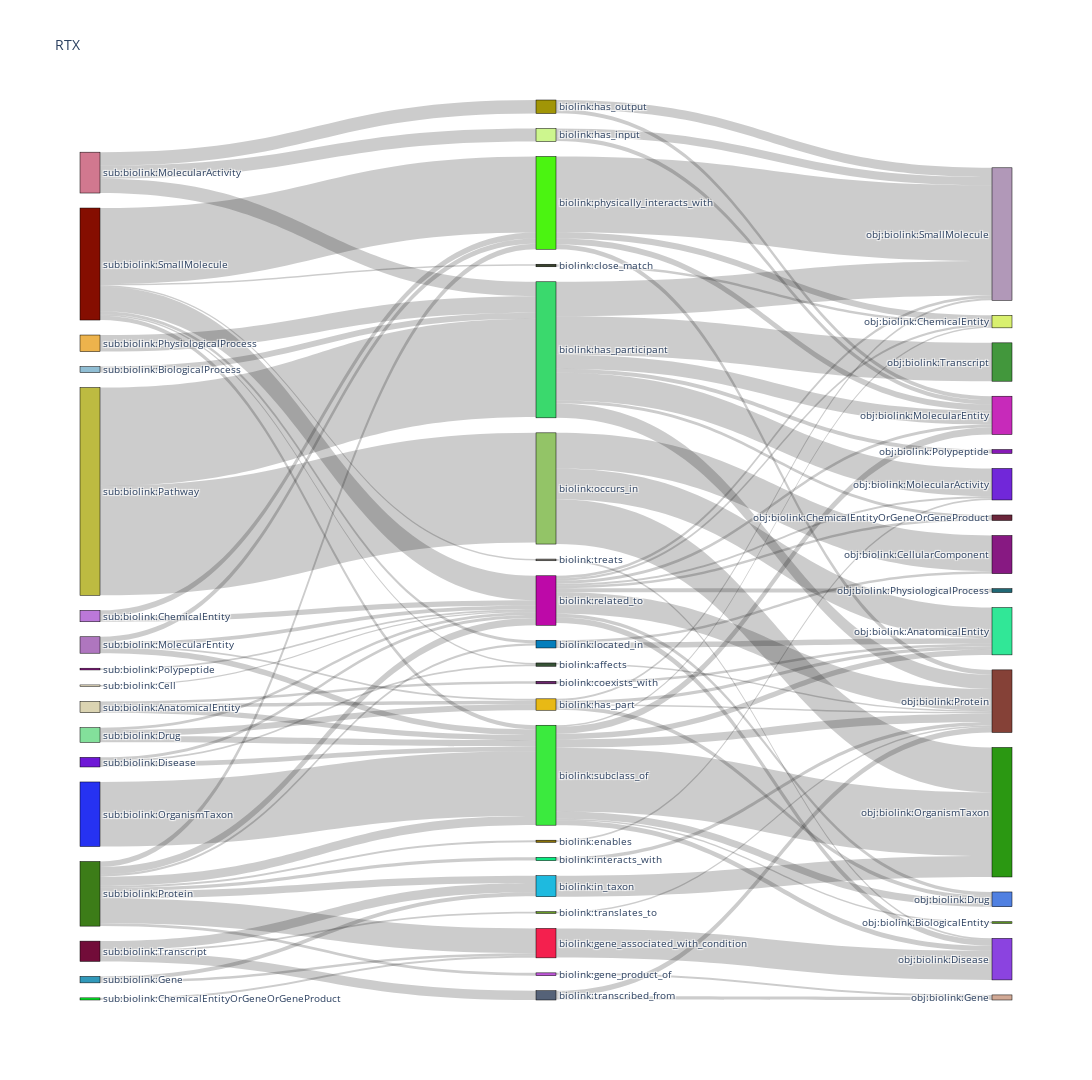
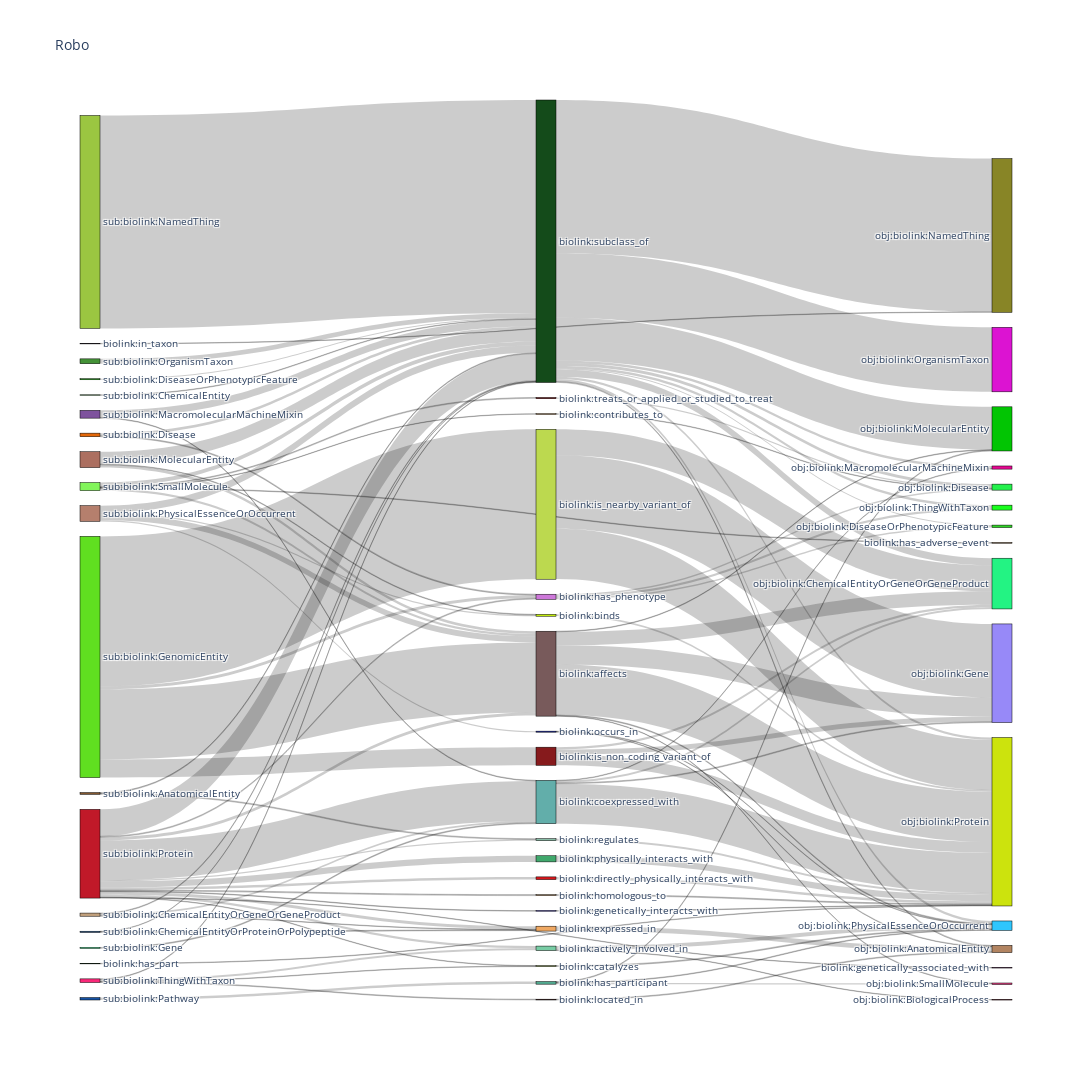
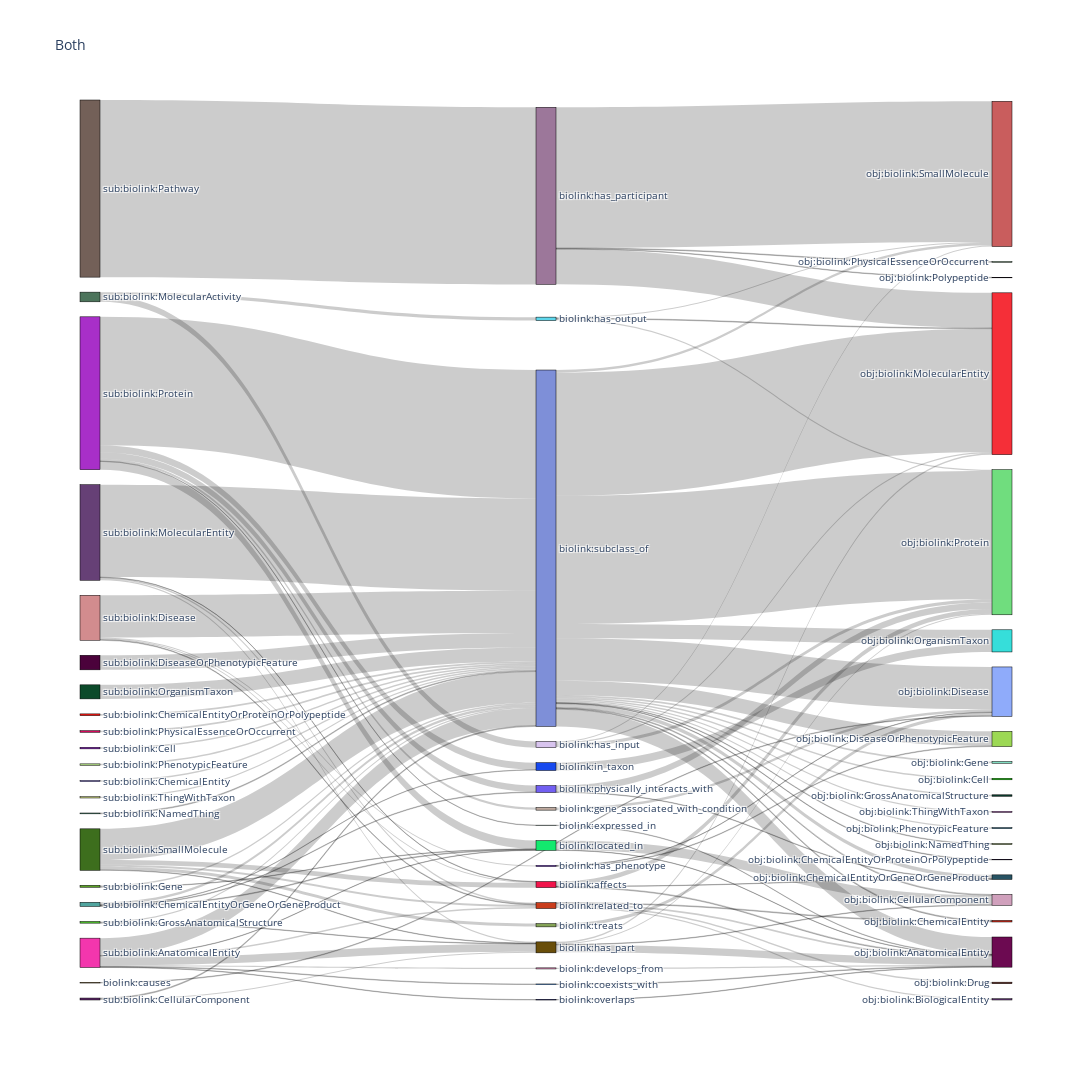
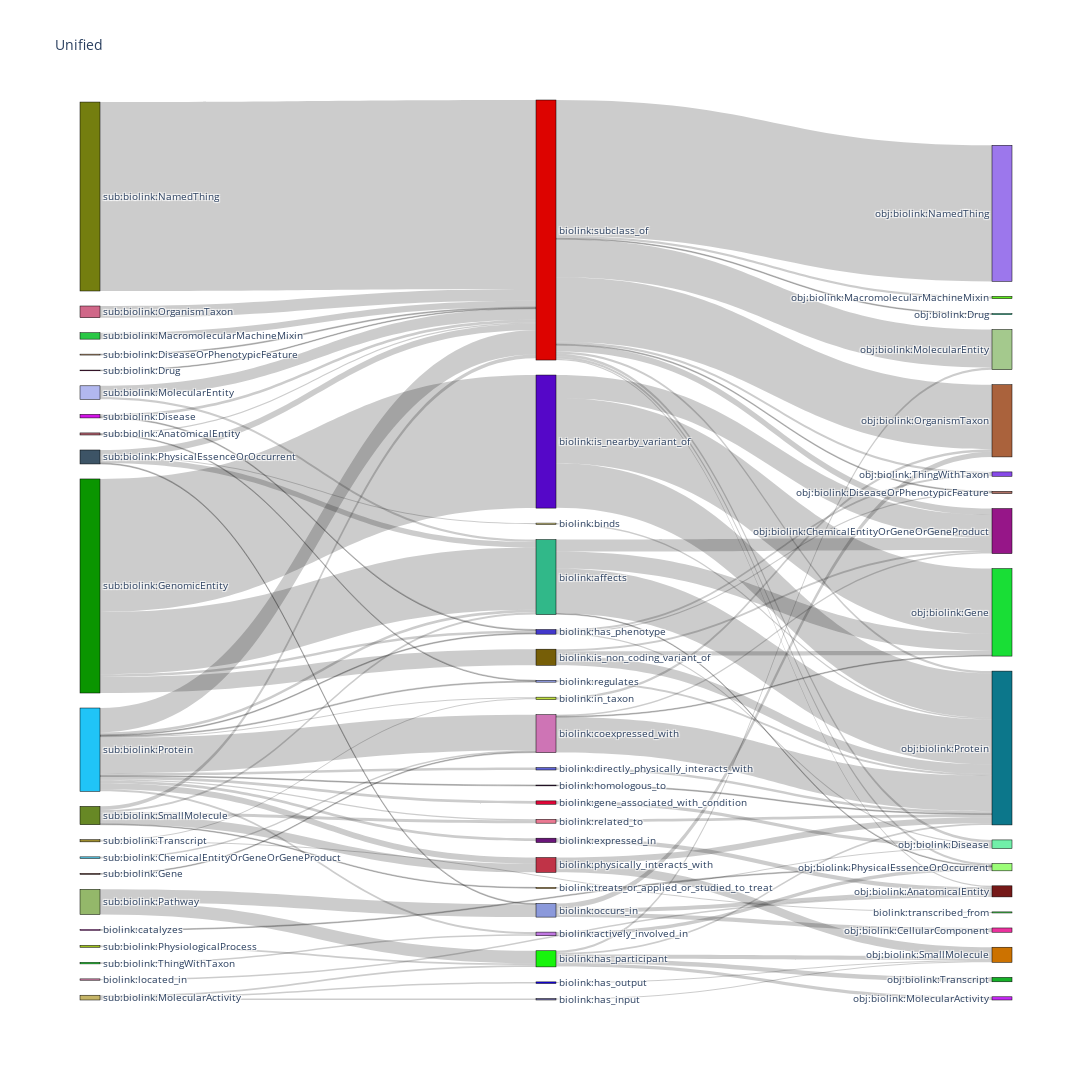

Notebook source saved alongside these figures, in order:
### Markdown cell above
OK it looks like Robokop has tons of biolink `subclass_of` and `is_nearby_variant_of` edges. Also 18M `affects`. RTX on the other hand appears to be heavier on `has_participant` and `occurs_in`

## Doing some plotting. Let's get a correlation matrix of categories in the 4 variants (rtx, robo, overlap, union)

I want to see which categories of nodes are connected with each other. For that I need to join the node categories on the edges dataframe to then the correlation matrix

### Code cell
def get_category_connections(edges: ps.sql.DataFrame, nodes: ps.sql.DataFrame):
    categories = nodes.select("id", "category")
    edges = edges.join(categories.withColumnsRenamed({"id": "subject", "category": "subj_category"}), "subject", "left")
    edges = edges.join(categories.withColumnsRenamed({"id": "object", "category": "obj_category"}), "object", "left")
    # join the nodes dataframe on the subject column of the edges dataframe
    return edges.select("subject", "predicate", "object", "subj_category", "obj_category")


def get_sankey_data_for_kg(edges: ps.sql.DataFrame, nodes: ps.sql.DataFrame) -> pd.DataFrame:
    df = get_category_connections(edges, nodes)
    # preparing sankey diagram data
    df = (df
          .withColumn("subj_category", f.concat(f.lit("sub:"), f.col("subj_category")))
          .withColumn("obj_category", f.concat(f.lit("obj:"), f.col("obj_category")))
    )
    first_level = df.groupBy("subj_category","predicate").count().withColumnsRenamed({"subj_category": "source", "predicate": "sink", "count": "value"})
    second_level = df.groupBy("predicate", "obj_category").count().withColumnsRenamed({"predicate": "source", "obj_category": "sink", "count": "value"})
    return first_level.union(second_level).orderBy("value", ascending=False).toPandas()

import plotly.graph_objects as go
import pandas as pd
import numpy as np

def create_sankey_diagram(df, title):
    # Prepare the data
    all_nodes = pd.concat([df['source'], df['sink']]).unique()
    node_indices = {node: index for index, node in enumerate(all_nodes)}

    # Create color scale
    n_colors = len(all_nodes)
    colors = [f'rgb({r},{g},{b})' for r, g, b in np.random.randint(0, 255, size=(n_colors, 3))]

    # Prepare the Sankey diagram data
    link_source = [node_indices[source] for source in df['source']]
    link_target = [node_indices[sink] for sink in df['sink']]
    link_value = df['value']

    # Create the figure
    fig = go.Figure(data=[go.Sankey(
        node = dict(
          pad = 15,
          thickness = 20,
          line = dict(color = "black", width = 0.5),
          label = list(all_nodes),
          color = colors
        ),
        link = dict(
          source = link_source,
          target = link_target,
          value = link_value
    ))])

    # Update the layout
    fig.update_layout(title_text=title, font_size=10, width=1920, height=800)

    return fig

def plot_sankey_for_kg(edges: ps.sql.DataFrame, nodes: ps.sql.DataFrame, title: str, max_categories: int = 100):
    sankey_data = get_sankey_data_for_kg(edges, nodes)
    fig = create_sankey_diagram(sankey_data[:max_categories], title)
    fig.show()

plot_sankey_for_kg(edges_in_robo, nodes_in_robo, "Robo")
# plot_sankey_for_kg(edges_in_rtx, nodes_in_rtx, "RTX")
# plot_sankey_for_kg(edges_in_both, nodes_in_both, "Both")
# plot_sankey_for_kg(unified_edges, unified_nodes, "Unified")

### Figure 1 — Plotly figure (JSON) as saved in the notebook; plotly's stock layout.template omitted (floating-point values rounded to 4 significant figures)
{"data": [{"link": {"source": [0, 0, 1, 2, 3, 4, 5, 6, 5, 6, 5, 7, 6, 8, 1, 9, 10, 11, 6, 12, 6, 12, 12, 13, 14, 14, 8, 4, 15, 8, 8, 4, 4, 16, 17, 2, 2, 18, 16, 9, 19, 20, 8, 4, 21, 17, 19, 22, 23, 4, 2, 15, 1, 24, 9, 13, 6, 25, 19, 9, 22, 25, 26, 8, 20, 1, 23, 6, 9, 8, 9, 27, 22, 9, 28, 16, 24, 21, 8, 9, 8, 29, 9, 25, 19, 30, 31, 32, 33, 25, 14, 23, 1, 4, 4, 34, 35, 36, 1, 1], "target": [5, 6, 2, 37, 4, 38, 38, 39, 40, 37, 41, 42, 43, 7, 9, 44, 38, 6, 44, 6, 45, 13, 15, 37, 20, 10, 4, 44, 37, 9, 10, 46, 45, 4, 2, 47, 45, 6, 25, 42, 4, 44, 2, 41, 41, 9, 2, 4, 4, 42, 44, 45, 4, 10, 48, 45, 49, 46, 9, 46, 25, 41, 44, 26, 50, 21, 9, 51, 45, 30, 37, 41, 27, 51, 47, 9, 7, 40, 21, 47, 32, 7, 43, 37, 25, 50, 9, 43, 42, 44, 34, 36, 36, 52, 47, 44, 9, 44, 28, 33], "value": [3036094, 2723382, 2104122, 2099970, 1788480, 1766371, 1239442, 1063314, 990239, 956647, 852989, 808136, 769428, 687661, 677254, 595240, 583600, 459380, 398556, 398142, 393253, 372651, 361777, 257350, 257219, 257219, 251208, 235083, 228613, 203970, 203954, 201347, 195072, 173216, 170580, 170078, 168951, 164797, 163118, 159552, 155201, 154486, 150966, 148407, 146771, 145981, 144703, 142748, 137002, 136669, 131480, 117086, 115979, 110028, 108610, 108086, 108010, 106767, 101824, 101569, 98385, 91814, 91373, 89522, 87974, 83740, 83196, 82155, 79985, 79188, 74905, 71497, 71439, 70615, 70465, 70039, 69306, 67199, 64825, 64181, 59932, 59332, 57129, 55532, 54380, 52721, 47903, 47694, 47621, 47468, 47330, 46284, 45109, 44723, 42890, 41394, 41005, 39921, 39319, 38826]}, "node": {"color": ["rgb(189,187,65)", "rgb(133,14,1)", "rgb(75,244,17)", "rgb(38,50,242)", "rgb(59,234,62)", "rgb(147,196,103)", "rgb(58,217,109)", "rgb(244,32,78)", "rgb(60,124,24)", "rgb(189,9,168)", "rgb(30,186,223)", "rgb(237,179,76)", "rgb(209,120,143)", "rgb(161,149,6)", "rgb(114,12,57)", "rgb(205,246,142)", "rgb(131,224,155)", "rgb(187,120,217)", "rgb(144,190,212)", "rgb(175,118,191)", "rgb(85,98,120)", "rgb(4,126,188)", "rgb(219,212,178)", "rgb(110,24,214)", "rgb(49,153,186)", "rgb(232,185,21)", "rgb(10,235,128)", "rgb(109,38,111)", "rgb(58,68,45)", "rgb(5,232,37)", "rgb(191,87,216)", "rgb(142,15,137)", "rgb(137,113,7)", "rgb(135,132,124)", "rgb(103,154,37)", "rgb(251,239,208)", "rgb(55,82,54)", "rgb(177,152,184)", "rgb(43,152,18)", "rgb(66,151,60)", "rgb(135,25,130)", "rgb(49,231,151)", "rgb(139,67,224)", "rgb(113,39,217)", "rgb(133,65,55)", "rgb(199,42,186)", "rgb(80,128,225)", "rgb(217,240,111)", "rgb(32,104,117)", "rgb(135,26,182)", "rgb(209,169,149)", "rgb(106,37,58)", "rgb(87,141,32)"], "label": ["sub:biolink:Pathway", "sub:biolink:SmallMolecule", "biolink:physically_interacts_with", "sub:biolink:OrganismTaxon", "biolink:subclass_of", "biolink:occurs_in", "biolink:has_participant", "biolink:gene_associated_with_condition", "sub:biolink:Protein", "biolink:related_to", "biolink:in_taxon", "sub:biolink:PhysiologicalProcess", "sub:biolink:MolecularActivity", "biolink:has_output", "sub:biolink:Transcript", "biolink:has_input", "sub:biolink:Drug", "sub:biolink:ChemicalEntity", "sub:biolink:BiologicalProcess", "sub:biolink:MolecularEntity", "biolink:transcribed_from", "biolink:located_in", "sub:biolink:AnatomicalEntity", "sub:biolink:Disease", "sub:biolink:Gene", "biolink:has_part", "biolink:interacts_with", "biolink:coexists_with", "biolink:close_match", "sub:biolink:ChemicalEntityOrGeneOrGeneProduct", "biolink:gene_product_of", "sub:biolink:Polypeptide", "biolink:enables", "biolink:treats", "biolink:translates_to", "sub:biolink:Cell", "biolink:affects", "obj:biolink:SmallMolecule", "obj:biolink:OrganismTaxon", "obj:biolink:Transcript", "obj:biolink:CellularComponent", "obj:biolink:AnatomicalEntity", "obj:biolink:Disease", "obj:biolink:MolecularActivity", "obj:biolink:Protein", "obj:biolink:MolecularEntity", "obj:biolink:Drug", "obj:biolink:ChemicalEntity", "obj:biolink:PhysiologicalProcess", "obj:biolink:Polypeptide", "obj:biolink:Gene", "obj:biolink:ChemicalEntityOrGeneOrGeneProduct", "obj:biolink:BiologicalEntity"], "line": {"color": "black", "width": 0.5}, "pad": 15, "thickness": 20}, "type": "sankey"}], "layout": {"font": {"size": 10}, "height": 1080, "title": {"text": "RTX"}, "width": 1920}}

### Figure 2 — Plotly figure (JSON) as saved in the notebook; plotly's stock layout.template omitted (floating-point values rounded to 4 significant figures)
{"data": [{"link": {"source": [0, 1, 2, 3, 2, 1, 4, 3, 1, 5, 6, 5, 3, 4, 2, 4, 7, 8, 9, 10, 1, 9, 11, 5, 8, 12, 13, 14, 15, 5, 5, 2, 1, 16, 7, 5, 1, 17, 1, 18, 1, 8, 1, 19, 5, 15, 20, 21, 6, 22, 23, 19, 19, 24, 9, 25, 5, 9, 26, 1, 5, 27, 17, 28, 5, 29, 1, 30, 6, 15, 4, 29, 31, 25, 32, 21, 22, 7, 25, 15, 22, 4, 10, 6, 5, 33, 34, 35, 36, 37, 22, 5, 21, 37, 4, 38, 5, 14, 32, 15], "target": [1, 39, 3, 40, 4, 41, 42, 42, 43, 6, 42, 1, 44, 40, 8, 44, 1, 42, 1, 1, 44, 4, 42, 11, 40, 45, 1, 46, 1, 12, 4, 19, 47, 42, 4, 16, 48, 1, 49, 25, 46, 44, 42, 48, 14, 4, 42, 6, 44, 14, 42, 50, 47, 47, 23, 51, 20, 37, 1, 50, 27, 42, 19, 46, 19, 20, 45, 6, 40, 24, 46, 1, 45, 43, 12, 1, 31, 23, 46, 52, 1, 43, 6, 49, 33, 42, 1, 47, 42, 45, 28, 28, 12, 46, 51, 39, 53, 54, 1, 35], "value": [45243392, 32571757, 31864140, 15636968, 14909948, 13708679, 10694961, 10679440, 9082167, 8492314, 8492314, 5734309, 5490997, 4065024, 3858701, 2876614, 2632409, 2300068, 1559377, 1535295, 1521850, 1314082, 1304632, 1304625, 1062539, 1038797, 1037029, 856278, 825097, 669861, 626529, 625101, 608686, 582857, 579313, 577823, 561146, 554476, 545365, 524706, 505770, 492740, 490958, 490203, 482298, 477113, 445810, 397024, 397024, 377394, 358958, 310621, 286574, 268333, 248629, 230086, 225274, 221513, 218507, 216593, 210770, 210770, 206164, 204228, 203347, 200041, 196324, 189018, 189018, 188906, 180912, 177983, 175176, 170457, 168352, 167743, 157686, 150908, 147504, 136917, 132720, 129000, 124210, 124210, 123640, 123267, 121458, 116062, 111692, 111281, 110513, 108184, 104710, 104265, 99694, 97610, 96873, 96694, 92817, 92083]}, "node": {"color": ["rgb(155,198,65)", "rgb(20,75,26)", "rgb(96,223,32)", "rgb(188,217,79)", "rgb(120,90,91)", "rgb(192,25,41)", "rgb(98,174,170)", "rgb(172,111,96)", "rgb(134,26,28)", "rgb(181,127,109)", "rgb(126,82,157)", "rgb(64,168,108)", "rgb(239,168,98)", "rgb(68,146,55)", "rgb(120,204,164)", "rgb(130,245,91)", "rgb(214,23,28)", "rgb(227,103,8)", "rgb(23,83,165)", "rgb(205,120,217)", "rgb(138,189,167)", "rgb(193,160,124)", "rgb(249,40,121)", "rgb(198,239,13)", "rgb(130,23,24)", "rgb(83,171,145)", "rgb(26,182,14)", "rgb(193,152,104)", "rgb(147,168,88)", "rgb(129,87,48)", "rgb(24,239,129)", "rgb(102,55,54)", "rgb(42,94,151)", "rgb(38,21,216)", "rgb(160,233,154)", "rgb(182,109,26)", "rgb(43,189,51)", "rgb(21,37,172)", "rgb(73,30,86)", "rgb(136,133,38)", "rgb(151,137,248)", "rgb(220,19,210)", "rgb(204,227,13)", "rgb(2,197,3)", "rgb(35,243,131)", "rgb(178,132,97)", "rgb(47,198,253)", "rgb(36,241,76)", "rgb(25,254,29)", "rgb(228,9,145)", "rgb(46,212,37)", "rgb(224,63,129)", "rgb(146,102,50)", "rgb(120,4,105)", "rgb(159,6,31)"], "label": ["sub:biolink:NamedThing", "biolink:subclass_of", "sub:biolink:GenomicEntity", "biolink:is_nearby_variant_of", "biolink:affects", "sub:biolink:Protein", "biolink:coexpressed_with", "sub:biolink:MolecularEntity", "biolink:is_non_coding_variant_of", "sub:biolink:PhysicalEssenceOrOccurrent", "sub:biolink:MacromolecularMachineMixin", "biolink:physically_interacts_with", "biolink:expressed_in", "sub:biolink:OrganismTaxon", "biolink:actively_involved_in", "sub:biolink:SmallMolecule", "biolink:directly_physically_interacts_with", "sub:biolink:Disease", "sub:biolink:Pathway", "biolink:has_phenotype", "biolink:regulates", "sub:biolink:ChemicalEntityOrGeneOrGeneProduct", "sub:biolink:ThingWithTaxon", "biolink:binds", "biolink:treats_or_applied_or_studied_to_treat", "biolink:has_participant", "sub:biolink:DiseaseOrPhenotypicFeature", "biolink:homologous_to", "biolink:catalyzes", "sub:biolink:AnatomicalEntity", "sub:biolink:Gene", "biolink:located_in", "sub:biolink:ChemicalEntityOrProteinOrPolypeptide", "biolink:genetically_interacts_with", "sub:biolink:ChemicalEntity", "biolink:contributes_to", "biolink:has_part", "biolink:occurs_in", "biolink:in_taxon", "obj:biolink:NamedThing", "obj:biolink:Gene", "obj:biolink:OrganismTaxon", "obj:biolink:Protein", "obj:biolink:MolecularEntity", "obj:biolink:ChemicalEntityOrGeneOrGeneProduct", "obj:biolink:AnatomicalEntity", "obj:biolink:PhysicalEssenceOrOccurrent", "obj:biolink:Disease", "obj:biolink:ThingWithTaxon", "obj:biolink:MacromolecularMachineMixin", "obj:biolink:DiseaseOrPhenotypicFeature", "obj:biolink:SmallMolecule", "biolink:has_adverse_event", "biolink:genetically_associated_with", "obj:biolink:BiologicalProcess"], "line": {"color": "black", "width": 0.5}, "pad": 15, "thickness": 20}, "type": "sankey"}], "layout": {"font": {"size": 10}, "height": 1080, "title": {"text": "Robo"}, "width": 1920}}

### Figure 3 — Plotly figure (JSON) as saved in the notebook; plotly's stock layout.template omitted (floating-point values rounded to 4 significant figures)
{"data": [{"link": {"source": [0, 1, 2, 3, 3, 4, 3, 5, 1, 6, 7, 3, 8, 3, 3, 9, 10, 2, 11, 7, 12, 2, 13, 2, 14, 15, 6, 3, 14, 16, 17, 6, 18, 19, 3, 2, 6, 20, 21, 3, 22, 4, 23, 20, 3, 24, 7, 12, 3, 25, 26, 27, 28, 20, 3, 29, 16, 3, 4, 30, 5, 7, 27, 5, 12, 31, 16, 31, 3, 3, 15, 32, 20, 19, 27, 1, 5, 33, 3, 19, 34, 7, 1, 35, 3, 13, 12, 7, 29, 36, 24, 6, 37, 33, 2, 4, 7, 15, 19, 10], "target": [1, 38, 3, 39, 40, 3, 41, 3, 40, 3, 3, 42, 3, 43, 44, 3, 45, 10, 44, 12, 42, 11, 39, 13, 16, 39, 15, 46, 27, 39, 41, 17, 41, 3, 38, 18, 20, 42, 3, 47, 3, 20, 3, 48, 49, 3, 20, 40, 50, 3, 3, 39, 3, 51, 52, 3, 40, 53, 12, 42, 33, 30, 38, 15, 39, 12, 38, 3, 45, 54, 42, 3, 54, 10, 40, 55, 20, 43, 56, 13, 41, 35, 57, 42, 58, 46, 45, 36, 12, 42, 10, 12, 42, 41, 37, 15, 10, 46, 11, 42], "value": [243283, 193247, 176302, 176040, 169379, 126927, 58337, 57868, 48240, 42813, 23991, 23722, 20031, 19963, 19615, 19297, 13018, 11403, 10807, 10763, 10041, 9714, 8901, 8811, 8519, 6545, 6421, 5130, 4769, 4555, 4549, 4123, 3641, 3509, 3413, 3196, 2986, 2528, 2472, 2414, 2227, 2211, 2135, 2135, 2094, 2067, 2054, 2029, 2011, 2001, 1910, 1811, 1773, 1764, 1695, 1692, 1688, 1685, 1641, 1528, 1523, 1516, 1512, 1482, 1462, 1426, 1384, 1264, 1252, 1180, 1158, 1151, 1071, 969, 958, 926, 898, 865, 818, 804, 784, 782, 776, 770, 748, 690, 687, 643, 637, 631, 613, 610, 566, 545, 520, 515, 514, 504, 492, 480]}, "node": {"color": ["rgb(115,96,88)", "rgb(156,119,154)", "rgb(168,47,200)", "rgb(126,143,216)", "rgb(102,64,118)", "rgb(210,140,142)", "rgb(61,110,29)", "rgb(243,54,173)", "rgb(75,2,59)", "rgb(12,74,42)", "rgb(19,233,110)", "rgb(23,73,238)", "rgb(105,78,10)", "rgb(113,95,241)", "rgb(76,116,91)", "rgb(241,20,75)", "rgb(216,196,238)", "rgb(132,163,86)", "rgb(192,171,160)", "rgb(80,165,159)", "rgb(201,61,28)", "rgb(247,22,17)", "rgb(212,10,93)", "rgb(128,21,186)", "rgb(90,160,37)", "rgb(175,218,131)", "rgb(168,155,246)", "rgb(94,215,236)", "rgb(196,206,126)", "rgb(80,195,46)", "rgb(241,151,200)", "rgb(91,36,104)", "rgb(114,206,171)", "rgb(106,43,211)", "rgb(235,181,87)", "rgb(10,107,222)", "rgb(6,12,211)", "rgb(132,161,153)", "rgb(201,93,93)", "rgb(112,221,126)", "rgb(245,47,56)", "rgb(143,171,250)", "rgb(108,10,81)", "rgb(156,216,84)", "rgb(54,222,218)", "rgb(208,160,188)", "rgb(39,83,99)", "rgb(129,221,193)", "rgb(107,48,39)", "rgb(21,224,5)", "rgb(10,59,44)", "rgb(102,56,121)", "rgb(202,124,211)", "rgb(82,146,177)", "rgb(210,45,29)", "rgb(111,167,122)", "rgb(82,123,3)", "rgb(195,91,206)", "rgb(120,18,233)"], "label": ["sub:biolink:Pathway", "biolink:has_participant", "sub:biolink:Protein", "biolink:subclass_of", "sub:biolink:MolecularEntity", "sub:biolink:Disease", "sub:biolink:SmallMolecule", "sub:biolink:AnatomicalEntity", "sub:biolink:DiseaseOrPhenotypicFeature", "sub:biolink:OrganismTaxon", "biolink:located_in", "biolink:in_taxon", "biolink:has_part", "biolink:physically_interacts_with", "sub:biolink:MolecularActivity", "biolink:affects", "biolink:has_input", "biolink:treats", "biolink:gene_associated_with_condition", "sub:biolink:ChemicalEntityOrGeneOrGeneProduct", "biolink:related_to", "sub:biolink:ChemicalEntityOrProteinOrPolypeptide", "sub:biolink:PhysicalEssenceOrOccurrent", "sub:biolink:Cell", "sub:biolink:Gene", "sub:biolink:PhenotypicFeature", "sub:biolink:ChemicalEntity", "biolink:has_output", "sub:biolink:ThingWithTaxon", "sub:biolink:GrossAnatomicalStructure", "biolink:develops_from", "sub:biolink:CellularComponent", "sub:biolink:NamedThing", "biolink:has_phenotype", "biolink:causes", "biolink:coexists_with", "biolink:overlaps", "biolink:expressed_in", "obj:biolink:SmallMolecule", "obj:biolink:Protein", "obj:biolink:MolecularEntity", "obj:biolink:Disease", "obj:biolink:AnatomicalEntity", "obj:biolink:DiseaseOrPhenotypicFeature", "obj:biolink:OrganismTaxon", "obj:biolink:CellularComponent", "obj:biolink:ChemicalEntityOrGeneOrGeneProduct", "obj:biolink:Gene", "obj:biolink:Drug", "obj:biolink:Cell", "obj:biolink:GrossAnatomicalStructure", "obj:biolink:BiologicalEntity", "obj:biolink:ThingWithTaxon", "obj:biolink:PhenotypicFeature", "obj:biolink:ChemicalEntity", "obj:biolink:PhysicalEssenceOrOccurrent", "obj:biolink:NamedThing", "obj:biolink:Polypeptide", "obj:biolink:ChemicalEntityOrProteinOrPolypeptide"], "line": {"color": "black", "width": 0.5}, "pad": 15, "thickness": 20}, "type": "sankey"}], "layout": {"font": {"size": 10}, "height": 1080, "title": {"text": "Both"}, "width": 1920}}

### Figure 4 — Plotly figure (JSON) as saved in the notebook; plotly's stock layout.template omitted (floating-point values rounded to 4 significant figures)
{"data": [{"link": {"source": [0, 1, 2, 3, 1, 2, 4, 3, 1, 5, 6, 5, 3, 4, 2, 7, 7, 4, 8, 9, 10, 11, 12, 13, 14, 1, 5, 12, 13, 15, 16, 10, 17, 15, 16, 15, 11, 18, 19, 16, 5, 1, 11, 5, 20, 21, 5, 2, 22, 23, 9, 5, 1, 1, 1, 11, 16, 1, 5, 10, 24, 25, 26, 27, 16, 28, 6, 29, 27, 27, 30, 31, 1, 24, 24, 32, 33, 34, 35, 35, 5, 13, 5, 36, 5, 21, 37, 1, 13, 5, 38, 39, 5, 1, 32, 40, 6, 11, 4, 41], "target": [1, 42, 3, 43, 44, 4, 45, 45, 46, 6, 45, 1, 47, 43, 10, 15, 16, 47, 1, 1, 45, 12, 48, 1, 1, 47, 12, 45, 4, 44, 49, 43, 50, 51, 48, 50, 1, 52, 53, 54, 19, 53, 20, 17, 45, 1, 4, 24, 44, 45, 4, 23, 55, 45, 56, 4, 46, 52, 18, 47, 55, 16, 45, 16, 45, 6, 47, 18, 33, 36, 45, 50, 50, 57, 53, 1, 48, 53, 58, 22, 20, 30, 22, 48, 26, 24, 1, 57, 15, 38, 45, 52, 24, 59, 26, 6, 43, 34, 52, 1], "value": [45247562, 32588755, 31864140, 15636968, 15455435, 14909948, 10728337, 10679440, 9107860, 8492314, 8492314, 5809215, 5490997, 4068076, 3858701, 3038057, 3004805, 2879455, 2806212, 2660683, 2300068, 2104122, 2099970, 1559914, 1535320, 1525147, 1446780, 1427211, 1314270, 1239485, 1063314, 1062539, 1042660, 1020084, 993486, 964265, 898263, 856278, 808537, 769433, 688162, 687020, 684508, 675066, 660955, 633627, 633374, 625101, 600198, 582857, 581083, 577823, 561469, 550001, 545368, 515801, 515470, 505838, 498424, 492740, 490757, 459380, 445810, 400167, 398781, 397024, 397024, 377394, 376878, 366549, 358958, 321467, 321010, 315752, 297980, 296740, 280705, 268333, 257219, 257219, 254797, 248629, 246652, 246600, 225274, 224741, 223826, 221838, 221513, 210770, 210770, 204228, 203347, 201527, 200041, 189018, 189018, 188906, 180914, 176513]}, "node": {"color": ["rgb(116,126,15)", "rgb(221,3,0)", "rgb(10,149,0)", "rgb(85,7,200)", "rgb(49,184,137)", "rgb(32,196,247)", "rgb(206,116,181)", "rgb(148,184,106)", "rgb(208,103,136)", "rgb(178,184,239)", "rgb(118,94,7)", "rgb(103,136,37)", "rgb(192,51,71)", "rgb(61,84,102)", "rgb(42,200,70)", "rgb(139,153,219)", "rgb(24,244,13)", "rgb(106,21,122)", "rgb(192,119,225)", "rgb(222,6,55)", "rgb(234,121,146)", "rgb(211,19,231)", "rgb(191,222,64)", "rgb(96,100,214)", "rgb(66,56,203)", "rgb(156,191,26)", "rgb(150,162,234)", "rgb(197,180,102)", "rgb(86,199,228)", "rgb(37,231,57)", "rgb(218,208,134)", "rgb(206,125,164)", "rgb(176,96,109)", "rgb(20,2,235)", "rgb(220,177,87)", "rgb(157,140,45)", "rgb(119,115,172)", "rgb(254,202,155)", "rgb(71,21,78)", "rgb(216,56,211)", "rgb(91,21,15)", "rgb(210,28,138)", "rgb(156,119,236)", "rgb(25,222,54)", "rgb(170,98,60)", "rgb(12,119,139)", "rgb(164,201,141)", "rgb(150,22,136)", "rgb(204,114,0)", "rgb(22,177,40)", "rgb(117,25,24)", "rgb(235,50,158)", "rgb(156,254,120)", "rgb(113,239,169)", "rgb(197,41,244)", "rgb(135,74,231)", "rgb(93,234,26)", "rgb(175,112,101)", "rgb(77,235,88)", "rgb(4,238,167)"], "label": ["sub:biolink:NamedThing", "biolink:subclass_of", "sub:biolink:GenomicEntity", "biolink:is_nearby_variant_of", "biolink:affects", "sub:biolink:Protein", "biolink:coexpressed_with", "sub:biolink:Pathway", "sub:biolink:OrganismTaxon", "sub:biolink:MolecularEntity", "biolink:is_non_coding_variant_of", "sub:biolink:SmallMolecule", "biolink:physically_interacts_with", "sub:biolink:PhysicalEssenceOrOccurrent", "sub:biolink:MacromolecularMachineMixin", "biolink:occurs_in", "biolink:has_participant", "biolink:expressed_in", "biolink:actively_involved_in", "biolink:gene_associated_with_condition", "biolink:related_to", "sub:biolink:Disease", "biolink:in_taxon", "biolink:directly_physically_interacts_with", "biolink:has_phenotype", "sub:biolink:PhysiologicalProcess", "biolink:regulates", "sub:biolink:MolecularActivity", "sub:biolink:ChemicalEntityOrGeneOrGeneProduct", "sub:biolink:ThingWithTaxon", "biolink:binds", "biolink:located_in", "sub:biolink:AnatomicalEntity", "biolink:has_output", "biolink:treats_or_applied_or_studied_to_treat", "sub:biolink:Transcript", "biolink:has_input", "sub:biolink:DiseaseOrPhenotypicFeature", "biolink:homologous_to", "biolink:catalyzes", "sub:biolink:Gene", "sub:biolink:Drug", "obj:biolink:NamedThing", "obj:biolink:Gene", "obj:biolink:OrganismTaxon", "obj:biolink:Protein", "obj:biolink:MolecularEntity", "obj:biolink:ChemicalEntityOrGeneOrGeneProduct", "obj:biolink:SmallMolecule", "obj:biolink:Transcript", "obj:biolink:AnatomicalEntity", "obj:biolink:CellularComponent", "obj:biolink:PhysicalEssenceOrOccurrent", "obj:biolink:Disease", "obj:biolink:MolecularActivity", "obj:biolink:ThingWithTaxon", "obj:biolink:MacromolecularMachineMixin", "obj:biolink:DiseaseOrPhenotypicFeature", "biolink:transcribed_from", "obj:biolink:Drug"], "line": {"color": "black", "width": 0.5}, "pad": 15, "thickness": 20}, "type": "sankey"}], "layout": {"font": {"size": 10}, "height": 1080, "title": {"text": "Unified"}, "width": 1920}}
